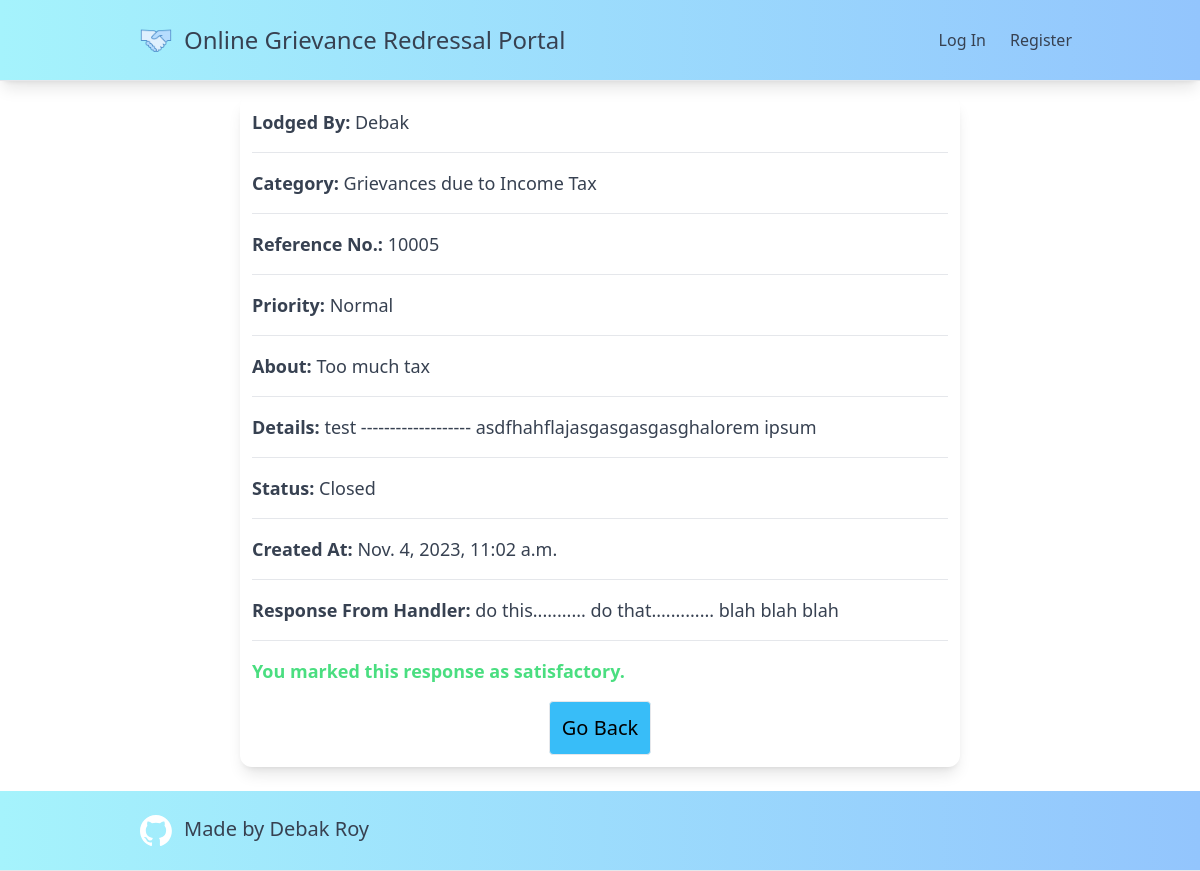
The app's page /grievance_detail/10005 with its own data.
### app/models.py (models this page shows, shortened)
class Grievance(models.Model):
    user = models.ForeignKey(User, on_delete=models.CASCADE, related_name='user')
    category = models.CharField(max_length=100)
    priority = models.CharField(max_length=100, choices=PRIORITY_CHOICES, default="Normal")
    details = models.CharField(max_length=2000)
    about = models.CharField(max_length=500, default="No Value")
    status = models.CharField(max_length=100, choices=STATUS_CHOICES, default="Registered")
    created_at = models.DateTimeField(auto_now_add=True)
    ref_no = models.IntegerField(default=100)
    handler_response = models.CharField(max_length=500, default="")
    satisfied = models.BooleanField(default=False)

class User(AbstractUser):
    phone_number = models.IntegerField(default=0)
    address = models.CharField(max_length=500, default="No Value")
    state = models.CharField(max_length=100, default="No Value")
    gender = models.CharField(max_length=50, default="No Value")
    handler = models.BooleanField(default=False)

### app/views.py (the view)
# urls.py: path("grievance_detail/<int:ref_no>", views.grievance_detail, name="grievance_detail"),
def grievance_detail(request, ref_no):
    grievance_obj = Grievance.objects.get(ref_no=ref_no)
    return render(request, 'app/grievance_detail.html', {
        "grievance": grievance_obj,
        "response_len": len(grievance_obj.handler_response),
    })

### app/templates/app/grievance_detail.html (shortened to what this page needs)
{% extends 'app/dash_base.html' %}
{% block body %}
<div class="mt-24 w-3/5 mx-auto text-xl grid grid-col-1 gap-4 shadow-lg p-3 rounded-xl">
    <p class="text-gray-700 text-lg"><strong>Lodged By:</strong> {{ grievance.user.username }}</p><hr>
    <p class="text-gray-700 text-lg"><strong>Category:</strong> {{ grievance.category }}</p><hr>
    <p class="text-gray-700 text-lg"><strong>Reference No.:</strong> {{ grievance.ref_no }}</p><hr>
    <p class="text-gray-700 text-lg"><strong>Priority:</strong> {{ grievance.priority }}</p><hr>
    <p class="text-gray-700 text-lg"><strong>About:</strong> {{ grievance.about }}</p><hr>
    <p class="text-gray-700 text-lg"><strong>Details:</strong> {{ grievance.details }}</p><hr>
    <p class="text-gray-700 text-lg"><strong>Status:</strong> {{ grievance.status }}</p><hr>
    <p class="text-gray-700 text-lg"><strong>Created At:</strong> {{ grievance.created_at }}</p><hr>
    {% if request.user.handler %}
        <div>
            <form action="{% url 'handler_response' grievance.ref_no%}" method="post" class="w-full mx-auto flex flex-col">
                {% csrf_token %}
                <label class="text-gray-700 text-lg" for="about"><strong>Respond:</strong></label>
                <textarea class="text-lg px-3 py-2 mb-6 border border-gray-500 rounded-xl" required name="response" id="" cols="30" rows="3"></textarea>
                <input type="submit" class="p-3 border border-gray-200 bg-sky-400 hover:bg-sky-600 rounded mx-auto">
            </form>
        </div>
    {% else %}
        <div class="grid grid-col-1 gap-4">
            {% if response_len > 2 %}
                <p class="text-gray-700 text-lg"><strong>Response From Handler:</strong> {{ grievance.handler_response }}</p><hr>
                {% if not grievance.satisfied %}
                    <form action="{% url 'satisfied_fn' grievance.ref_no %}" method="post">
                        {% csrf_token %}
                        <strong class="text-gray-700 text-lg">Satisfied?</strong>
                        <input type="submit" name="satisfied" value="Yes" class="mx-3 px-2 py-1 border border-gray-200 bg-green-400 hover:bg-green-600 rounded">
                        <a href="{% url 'escalate' %}" class="mx-3 px-2 py-1 border border-gray-200 bg-red-400 hover:bg-red-600 rounded">No, then please escalate this grievance</a>
                    </form>
                {% else %}
                    <p class="text-green-400 text-lg"><strong>You marked this response as satisfactory.</strong></p>
                {% endif %}
            {% endif %}
        </div>
    {% endif %}
    <a href="{% url 'register_grievance' %}" class="p-3 border border-gray-200 bg-sky-400 hover:bg-sky-600 rounded mx-auto">Go Back</a>
</div>
{% endblock %}

### records on screen
Grievance: user.username "Debak", category "Grievances due to Income Tax", ref_no "10005", priority "Normal", about "Too much tax", details "test ------------------- asdfhahflajasgasgasgasghalorem ipsum", status "Closed", created_at "Nov. 4, 2023, 11:02 a.m.", handler_response "do this........... do that............. blah blah blah"
